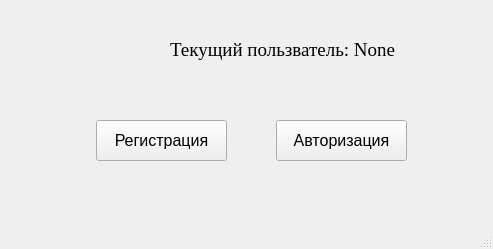
<?xml version="1.0" encoding="UTF-8"?>
<ui version="4.0">
 <class>MainWindow</class>
 <widget class="QMainWindow" name="MainWindow">
  <property name="geometry">
   <rect>
    <x>0</x>
    <y>0</y>
    <width>493</width>
    <height>249</height>
   </rect>
  </property>
  <property name="sizePolicy">
   <sizepolicy hsizetype="Fixed" vsizetype="Fixed">
    <horstretch>0</horstretch>
    <verstretch>0</verstretch>
   </sizepolicy>
  </property>
  <property name="minimumSize">
   <size>
    <width>350</width>
    <height>200</height>
   </size>
  </property>
  <property name="maximumSize">
   <size>
    <width>500</width>
    <height>400</height>
   </size>
  </property>
  <property name="windowTitle">
   <string>MainWindow</string>
  </property>
  <property name="autoFillBackground">
   <bool>false</bool>
  </property>
  <property name="styleSheet">
   <string notr="true"/>
  </property>
  <widget class="QWidget" name="centralwidget">
   <widget class="QPushButton" name="but_login">
    <property name="geometry">
     <rect>
      <x>276</x>
      <y>120</y>
      <width>131</width>
      <height>41</height>
     </rect>
    </property>
    <property name="font">
     <font>
      <pointsize>12</pointsize>
     </font>
    </property>
    <property name="text">
     <string>Авторизация</string>
    </property>
   </widget>
   <widget class="QPushButton" name="but_new_login">
    <property name="geometry">
     <rect>
      <x>96</x>
      <y>120</y>
      <width>131</width>
      <height>41</height>
     </rect>
    </property>
    <property name="font">
     <font>
      <pointsize>12</pointsize>
     </font>
    </property>
    <property name="text">
     <string>Регистрация</string>
    </property>
   </widget>
   <widget class="QLabel" name="label_user">
    <property name="geometry">
     <rect>
      <x>170</x>
      <y>40</y>
      <width>291</width>
      <height>20</height>
     </rect>
    </property>
    <property name="font">
     <font>
      <family>Times New Roman</family>
      <pointsize>14</pointsize>
     </font>
    </property>
    <property name="text">
     <string>Текущий пользватель: None</string>
    </property>
   </widget>
   <widget class="QLabel" name="label_photo">
    <property name="geometry">
     <rect>
      <x>20</x>
      <y>10</y>
      <width>131</width>
      <height>81</height>
     </rect>
    </property>
    <property name="styleSheet">
     <string notr="true">image: url(:/newPrefix/default_user.png);</string>
    </property>
    <property name="text">
     <string/>
    </property>
   </widget>
  </widget>
  <widget class="QStatusBar" name="statusbar"/>
 </widget>
 <resources>
  <include location="../dir1/images/test.qrc"/>
 </resources>
 <connections/>
</ui>
